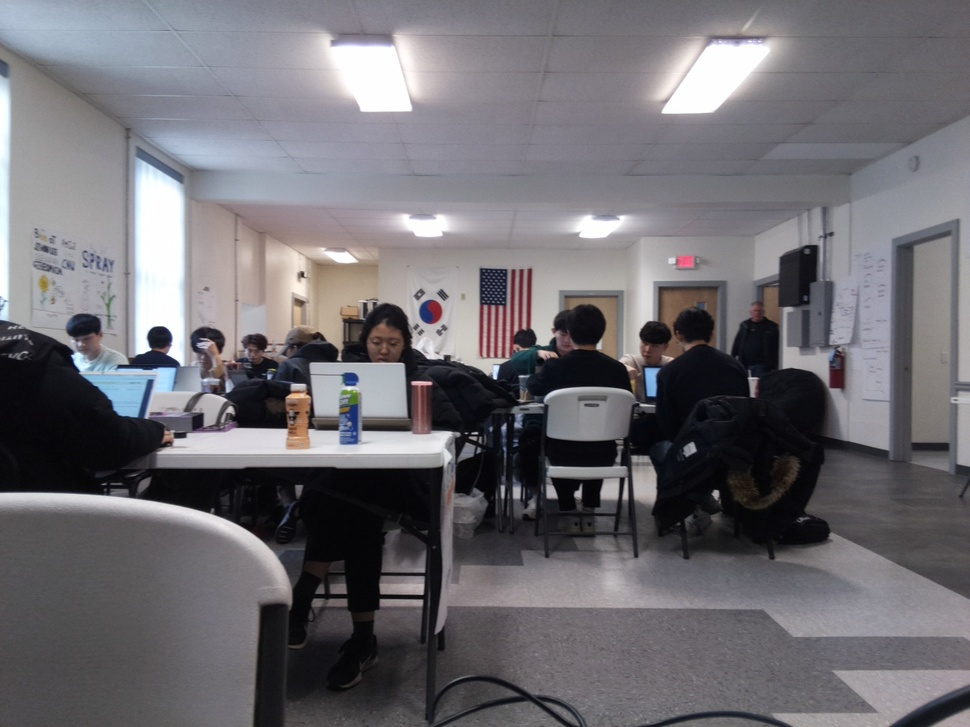
#> input picture capture_L.jpg, 970 x 727 px, shrunk from 1280 x 960 before the run
$ python depth_map.py
#> lines starting #> are read from the running program, lines starting #| are printed output that depends on the picture
import numpy as np
import cv2
from matplotlib import pyplot as plt

imgL = cv2.imread('capture_L.jpg',0)
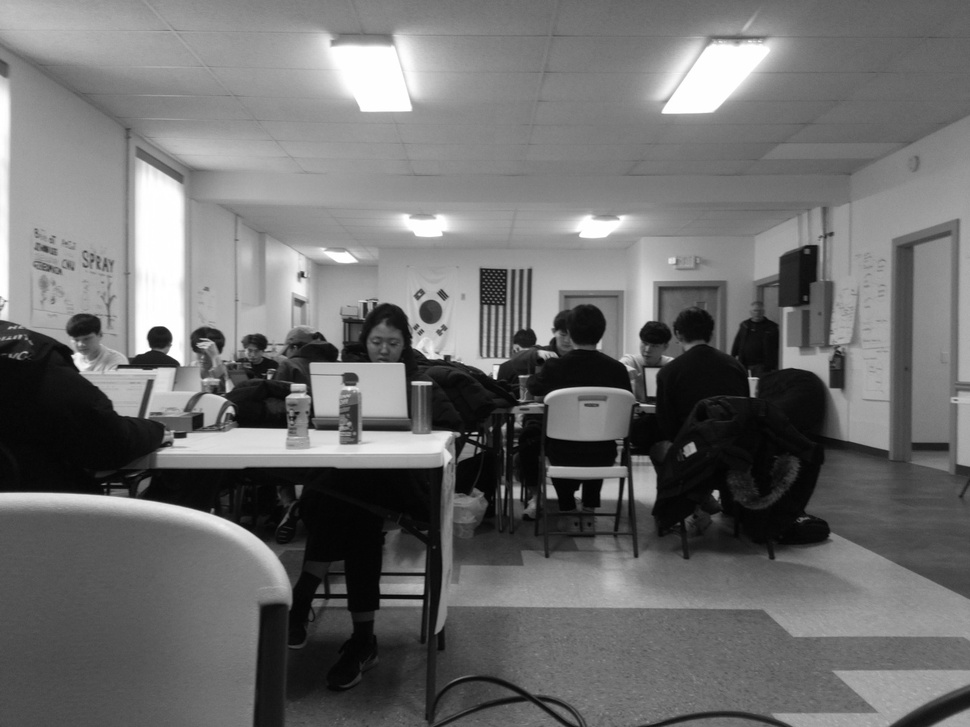
#> imgL: shape (727, 970); min 0, max 255, mean 110
imgR = cv2.imread('capture_R.jpg',0)
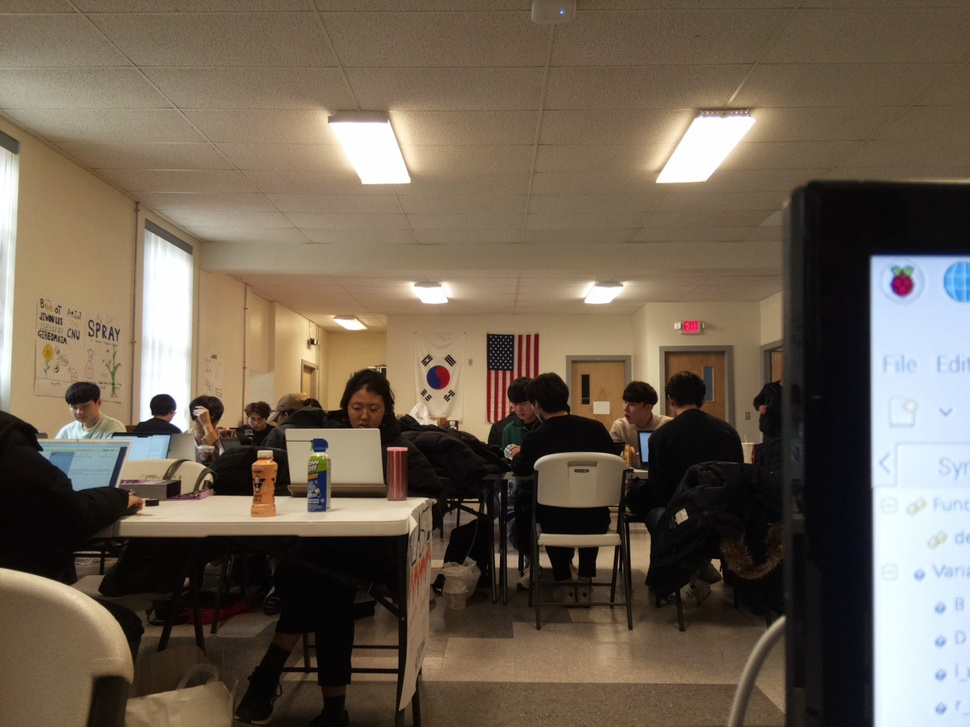
#> input picture capture_R.jpg, 970 x 727 px, shrunk from 1280 x 960 before the run
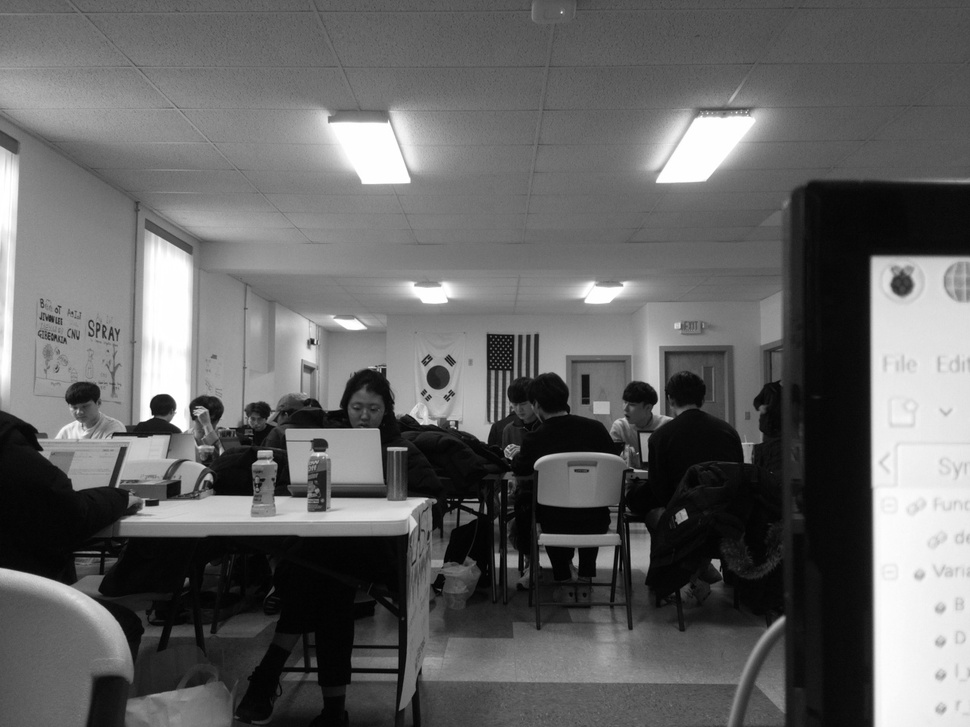
#> imgR: shape (727, 970); min 0, max 255, mean 99.8

stereo = cv2.StereoBM_create(numDisparities=16, blockSize=5)
disparity = stereo.compute(imgL,imgR)
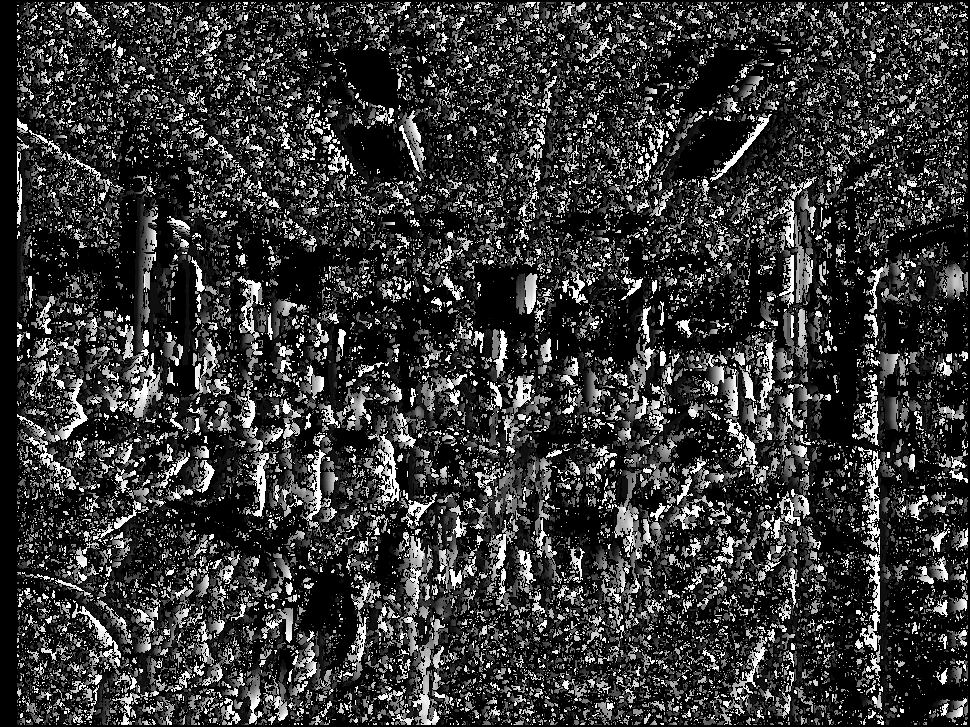
#> disparity: shape (727, 970) int16; min -16, max 240, mean 38.2; drawn with min black and max white
plt.imshow(disparity)
plt.show()
